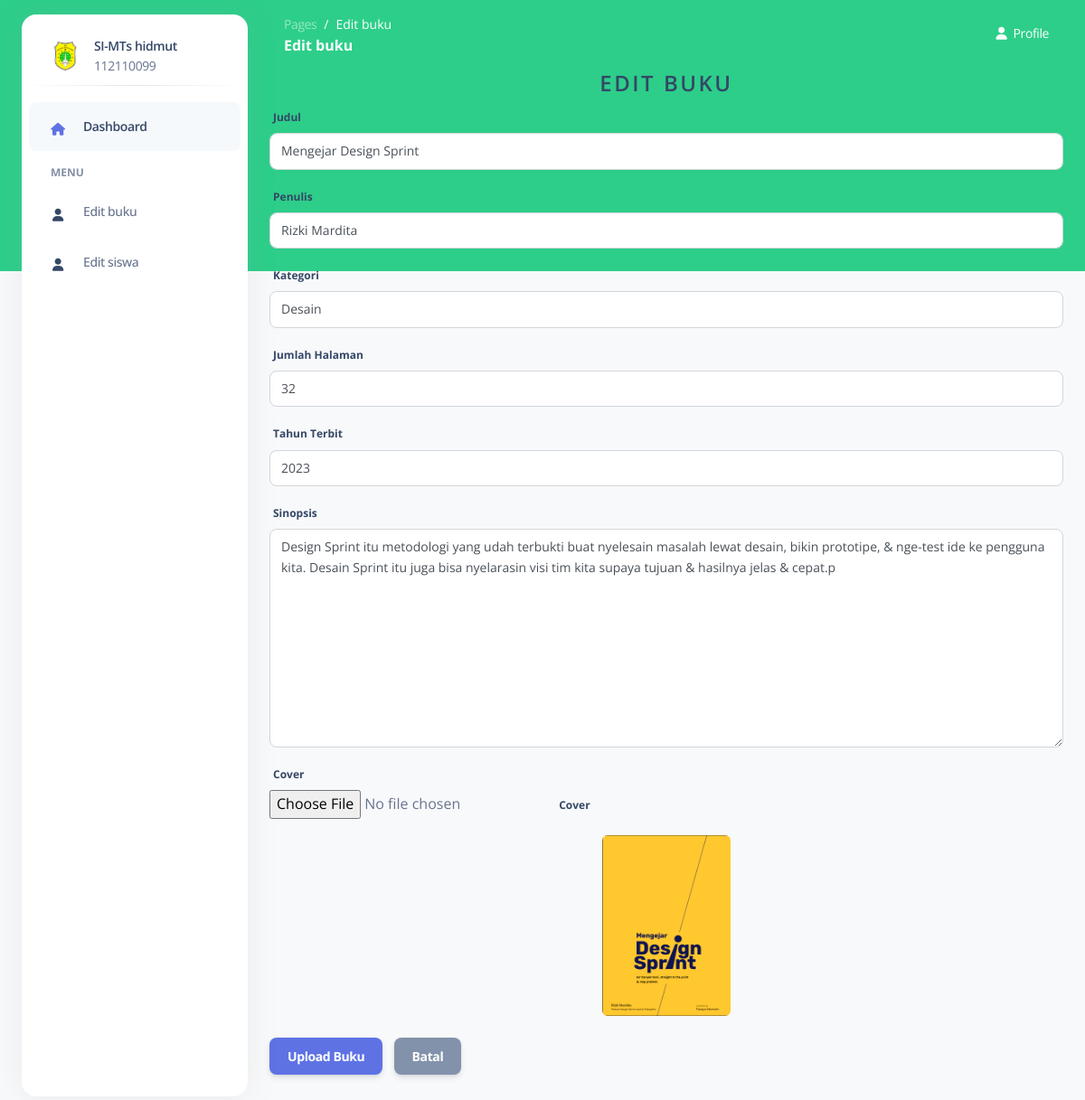
/edit.php?id_buku=1, run on the app's committed database.
### tables this page shows
CREATE TABLE `buku` (
  `id_buku` int(3) NOT NULL,
  `judul` varchar(255) NOT NULL,
  `id_penulis` int(3) NOT NULL,
  `id_kategori` int(3) NOT NULL,
  `jumlah_hlm` int(4) NOT NULL,
  `tahun_terbit` varchar(4) NOT NULL,
  `tgl_masuk` datetime NOT NULL,
  `sinopsis` text NOT NULL,
  `nama_file` text NOT NULL,
  `cover` text NOT NULL
);

### koneksibuku.php (called while the page is built, shortened)
<?php
class Database
{
    function __construct()
    {
        $host   = "localhost";
        $username = "root";
        $password = "";
        $database = "simts_db";
        $con = mysqli_connect($host, $username, $password, $database);
        $this->con = $con;
    }
    function edit_buku($id_buku)
    {
        $sql = "SELECT * FROM buku WHERE id_buku='$id_buku'";
        $data = mysqli_query($this->con, $sql);
        while ($d = mysqli_fetch_array($data)) {
            $hasil[] = $d;
        }
        return $hasil;
    }
}

### edit.php (the view, shortened to what this page needs)
<?php
include 'koneksibuku.php';
$db = new database();
$con = mysqli_connect('localhost', 'root', '', 'simts_db');
$penulis = mysqli_query($con, "SELECT * FROM penulis ORDER BY penulis ASC");
$kategori = mysqli_query($con, "SELECT * FROM kategori ORDER BY kategori ASC");
?>
<!DOCTYPE html>
<html lang="en">
<head>
    <link href="public/front-end/assets/css/nucleo-icons.css" rel="stylesheet" />
    <link href="public/front-end/assets/css/nucleo-svg.css" rel="stylesheet" />
    <link href="public/front-end/assets/css/nucleo-svg.css" rel="stylesheet" />
    <link id="pagestyle" href="public/front-end/assets/css/argon-dashboard.css?v=2.0.4" rel="stylesheet" />
</head>
<body class="g-sidenav-show bg-gray-100">
    <aside
        class="sidenav bg-white navbar navbar-vertical navbar-expand-xs border-0 border-radius-xl my-3 fixed-start ms-4"
        id="sidenav-main">
        <div class="sidenav-header">
            <a class="navbar-brand m-0">
                <div class="d-flex align-items-center">
                    <img src="public/front-end/assets/img/logomts.svg" class="navbar-brand-img h-100" alt="main_logo">
                    <div class="ms-3">
                        <span class="font-weight-bold d-block">SI-MTs hidmut</span>
                        <span class="text-muted">112110099</span>
                    </div>
                </div>
            </a>
        </div>
        <hr class="horizontal dark mt-0">
        <div class="collapse navbar-collapse w-auto" id="sidenav-collapse-main">
            <ul class="navbar-nav">
                <li class="nav-item">
                    <a class="nav-link active " href="dashboard-admin.php">
                        <div
                            class="icon icon-shape icon-sm border-radius-md text-center me-2 d-flex align-items-center justify-content-center">
                            <i class="fas fa-home text-primary text-sm opacity-10"></i>
                        </div>
                        <span class="nav-link-text ms-1">Dashboard</span>
                    </a>
                </li>
                <li class="nav-item mt-3">
                    <h6 class="ps-4 ms-2 text-uppercase text-xs font-weight-bolder opacity-6">Menu</h6>
                </li>
                <li class="nav-item">
                    <a class="nav-link " href="edit-pembayaran.php">
                        <div
                            class="icon icon-shape icon-sm border-radius-md text-center me-2 d-flex align-items-center justify-content-center">
                            <i class="fas fa-user text-dark text-sm opacity-10"></i>
                        </div>
                        <span class="nav-link-text ms-1">Edit buku</span>
                    </a>
                </li>
                <li class="nav-item">
                    <a class="nav-link " href="edit-siswa.php">
                        <div
                            class="icon icon-shape icon-sm border-radius-md text-center me-2 d-flex align-items-center justify-content-center">
                            <i class="fas fa-user text-dark text-sm opacity-10"></i>
                        </div>
                        <span class="nav-link-text ms-1">Edit siswa</span>
                    </a>
                </li>
            </ul>
        </div>
    </aside>
    <main class="main-content position-relative border-radius-lg ">
        <nav class="navbar navbar-main navbar-expand-lg px-0 mx-4 shadow-none border-radius-xl " id="navbarBlur"
            data-scroll="false">
            <div class="container-fluid py-1 px-3">
                <nav aria-label="breadcrumb">
                    <ol class="breadcrumb bg-transparent mb-0 pb-0 pt-1 px-0 me-sm-6 me-5">
                        <li class="breadcrumb-item text-sm"><a class="opacity-5 text-white"
                                href="javascript:;">Pages</a></li>
                        <li class="breadcrumb-item text-sm text-white active" aria-current="page">Edit buku</li>
                    </ol>
                    <h6 class="font-weight-bolder text-white mb-0">Edit buku</h6>
                </nav>
                <li class="nav-item dropdown pe-0 d-flex ">
                    <a href="javascript:;" class="nav-link text-white p-0" id="dropdownMenuButton"
                        data-bs-toggle="dropdown" aria-expanded="false">
                        <i class="fa fa-user me-sm-1"></i>
                        <span class="d-sm-inline d-none text-white">Profile</span>
                    </a>
                </li>
            </div>
        </nav>
        <main>
        <div class="album py-0">
            <div class="container">
                <h4 class="text-center" style="text-transform: uppercase; letter-spacing: 2.5px;">Edit Buku</h4>
                <form action="prosesbuku.php?aksi=update" method="POST" enctype="multipart/form-data">
                    <?php
                    foreach ($db->edit_buku($_GET['id_buku']) as $data) {
                    ?>
                        <div class="mb-3">
                            <label for="judul" class="form-label">Judul</label>
                            <input type="text" name="judul" placeholder="Judul" class="form-control" id="judul" value="<?php echo $data['judul'] ?>" required>
                        </div>
                        <div class="mb-3">
                            <label for="penulis" class="form-label">Penulis</label>
                            <select name="id_penulis" class="form-control" id="penulis">
                                <?php
                                while ($d = mysqli_fetch_array($penulis)) {
                                    if ($data['id_penulis'] == $d['id_penulis']) {
                                        $select = 'selected';
                                    } else {
                                        $select = '';
                                    }
                                    echo "<option value='$d[id_penulis]' $select>" . $d['penulis'] . "</option>";
                                }
                                ?>
                            </select>
                        </div>
                        <div class="mb-3">
                            <label for="kategori" class="form-label">Kategori</label>
                            <select name="id_kategori" class="form-control" id="kategori">
                                <?php
                                while ($d = mysqli_fetch_array($kategori)) {
                                    if ($data['id_kategori'] == $d['id_kategori']) {
                                        $select = 'selected';
                                    } else {
                                        $select = '';
                                    }
                                    echo "<option value='$d[id_kategori]' $select>" . $d['kategori'] . "</option>";
                                }
                                ?>
                            </select>
                        </div>
                        <div class="mb-3">
                            <label for="jumlah_hlm" class="form-label">Jumlah Halaman</label>
                            <input type="text" name="jumlah_hlm" placeholder="Jumlah Halaman" class="form-control" id="jumlah_hlm" value="<?php echo $data['jumlah_hlm'] ?>" required>
                        </div>
                        <div class="mb-3">
                            <label for="tahun" class="form-label">Tahun Terbit</label>
                            <input type="year" name="tahun_terbit" placeholder="Tahun Terbit" class="form-control" id="tahun" value="<?php echo $data['tahun_terbit'] ?>">
                        </div>
                        <div class="mb-3">
                            <label for="sinopsis" class="form-label">Sinopsis</label>
                            <textarea name="sinopsis" placeholder="Sinopsis" class="form-control" id="sinopsis" rows="10" minlength="50" required><?php echo $data['sinopsis'] ?></textarea>
                        </div>
                        <div class="mb-3">
                            <label for="cover" class="form-label">Cover</label>
                            <div class="custom-file">
                                <input type="file" name="cover" value="Pilih File" class="custom-file-input" id="cover" value="<?php echo $data['cover']; ?>">
                                <label for="cover" class="custom-file-label">Cover</label>
                                <img src="file/cover/<?php echo $data['cover']; ?>" height="200" class="rounded my-3 rounded mx-auto d-block">
                            </div>
                        </div>
                        <div class="my-4">
                            <button type="submit" class="btn btn-primary me-md-2">Upload Buku</button>
                            <a href="list_buku.php">
                                <button class="btn btn-secondary" type="button">Batal</button>
                            </a>
                        </div>
                    <?php } ?>
                </form>
            </div>
        </div>
    </main>
</body>
</html>

### public/front-end/assets/css/nucleo-svg.css (style rules this page uses)
.icon { display: inline-block; color: #111111; height: 1em; width: 1em; }
.icon-sm { height: 0.8em; width: 0.8em; }
.icon { fill: currentColor; stroke: none; }

### data on the page
buku: judul "Mengejar Design Sprint", jumlah_hlm "32", tahun_terbit "2023", sinopsis "Design Sprint itu metodologi yang udah terbukti buat nyelesain masalah lewat desain, bikin prototipe, & nge-test ide ke pengguna kita. Desain Sprint itu juga bisa nyelarasin visi tim kita supaya tujuan & hasilnya jelas & cepat.p", cover (picture)

### other printed values
form field id_penulis "Rizki Mardita"
form field id_kategori "Desain"
